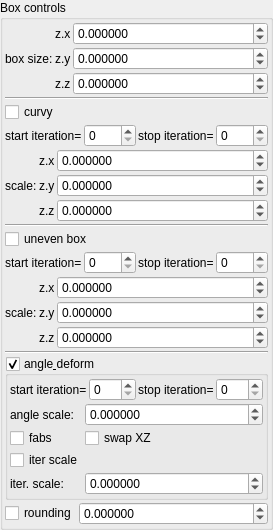
    <widget class="QGroupBox" name="groupBox">
     <property name="title">
      <string>Box controls</string>
     </property>
     <layout class="QVBoxLayout" name="verticalLayout_3" stretch="0,0,0,0,0,0,0,0,0,0">
      <property name="spacing">
       <number>2</number>
      </property>
      <property name="leftMargin">
       <number>2</number>
      </property>
      <property name="topMargin">
       <number>2</number>
      </property>
      <property name="rightMargin">
       <number>2</number>
      </property>
      <property name="bottomMargin">
       <number>2</number>
      </property>
      <item>
       <layout class="QGridLayout" name="gridLayout_18" columnstretch="0,0,1">
        <property name="spacing">
         <number>2</number>
        </property>
        <item row="1" column="0">
         <widget class="QLabel" name="label_110">
          <property name="text">
           <string>box size:</string>
          </property>
         </widget>
        </item>
        <item row="2" column="1">
         <widget class="QLabel" name="label_124">
          <property name="text">
           <string notr="true">z.z</string>
          </property>
         </widget>
        </item>
        <item row="1" column="2">
         <widget class="MyDoubleSpinBox" name="spinbox3_transf_addition_constant_111_y">
          <property name="sizePolicy">
           <sizepolicy hsizetype="Minimum" vsizetype="Maximum">
            <horstretch>0</horstretch>
            <verstretch>0</verstretch>
           </sizepolicy>
          </property>
          <property name="prefix">
           <string/>
          </property>
          <property name="suffix">
           <string/>
          </property>
          <property name="decimals">
           <number>6</number>
          </property>
          <property name="minimum">
           <double>-99.989999999999995</double>
          </property>
          <property name="maximum">
           <double>99.989999999999995</double>
          </property>
          <property name="singleStep">
           <double>0.100000000000000</double>
          </property>
         </widget>
        </item>
        <item row="0" column="2">
         <widget class="MyDoubleSpinBox" name="spinbox3_transf_addition_constant_111_x">
          <property name="sizePolicy">
           <sizepolicy hsizetype="Minimum" vsizetype="Maximum">
            <horstretch>0</horstretch>
            <verstretch>0</verstretch>
           </sizepolicy>
          </property>
          <property name="prefix">
           <string/>
          </property>
          <property name="suffix">
           <string/>
          </property>
          <property name="decimals">
           <number>6</number>
          </property>
          <property name="minimum">
           <double>-99.989999999999995</double>
          </property>
          <property name="maximum">
           <double>99.989999999999995</double>
          </property>
          <property name="singleStep">
           <double>0.100000000000000</double>
          </property>
         </widget>
        </item>
        <item row="2" column="2">
         <widget class="MyDoubleSpinBox" name="spinbox3_transf_addition_constant_111_z">
          <property name="sizePolicy">
           <sizepolicy hsizetype="Minimum" vsizetype="Maximum">
            <horstretch>0</horstretch>
            <verstretch>0</verstretch>
           </sizepolicy>
          </property>
          <property name="prefix">
           <string/>
          </property>
          <property name="suffix">
           <string/>
          </property>
          <property name="decimals">
           <number>6</number>
          </property>
          <property name="minimum">
           <double>-99.989999999999995</double>
          </property>
          <property name="maximum">
           <double>99.989999999999995</double>
          </property>
          <property name="singleStep">
           <double>0.100000000000000</double>
          </property>
         </widget>
        </item>
        <item row="0" column="1">
         <widget class="QLabel" name="label_139">
          <property name="text">
           <string notr="true">z.x</string>
          </property>
         </widget>
        </item>
        <item row="1" column="1">
         <widget class="QLabel" name="label_137">
          <property name="text">
           <string notr="true">z.y</string>
          </property>
         </widget>
        </item>
       </layout>
      </item>
      <item>
       <widget class="Line" name="line">
        <property name="orientation">
         <enum>Qt::Horizontal</enum>
        </property>
       </widget>
      </item>
      <item>
       <widget class="MyCheckBox" name="checkBox_transf_function_enabledT_false">
        <property name="text">
         <string>curvy</string>
        </property>
       </widget>
      </item>
      <item>
       <layout class="QHBoxLayout" name="horizontalLayout_7" stretch="0,1,0,1">
        <property name="topMargin">
         <number>0</number>
        </property>
        <item>
         <widget class="QLabel" name="label_80">
          <property name="text">
           <string>start iteration=</string>
          </property>
          <property name="wordWrap">
           <bool>true</bool>
          </property>
         </widget>
        </item>
        <item>
         <widget class="MySpinBox" name="spinboxInt_transf_start_iterations_T">
          <property name="sizePolicy">
           <sizepolicy hsizetype="Minimum" vsizetype="Maximum">
            <horstretch>0</horstretch>
            <verstretch>0</verstretch>
           </sizepolicy>
          </property>
          <property name="minimum">
           <number>0</number>
          </property>
          <property name="maximum">
           <number>999</number>
          </property>
          <property name="value">
           <number>0</number>
          </property>
         </widget>
        </item>
        <item>
         <widget class="QLabel" name="label_65">
          <property name="text">
           <string>stop iteration=</string>
          </property>
          <property name="wordWrap">
           <bool>true</bool>
          </property>
         </widget>
        </item>
        <item>
         <widget class="MySpinBox" name="spinboxInt_transf_stop_iterations_T">
          <property name="sizePolicy">
           <sizepolicy hsizetype="Preferred" vsizetype="Maximum">
            <horstretch>0</horstretch>
            <verstretch>0</verstretch>
           </sizepolicy>
          </property>
          <property name="maximum">
           <number>999</number>
          </property>
         </widget>
        </item>
       </layout>
      </item>
      <item>
       <layout class="QGridLayout" name="gridLayout_15" columnstretch="0,0,1">
        <property name="spacing">
         <number>2</number>
        </property>
        <item row="2" column="2">
         <widget class="MyDoubleSpinBox" name="spinbox3_transf_constant_multiplier_000_z">
          <property name="sizePolicy">
           <sizepolicy hsizetype="Minimum" vsizetype="Maximum">
            <horstretch>0</horstretch>
            <verstretch>0</verstretch>
           </sizepolicy>
          </property>
          <property name="prefix">
           <string/>
          </property>
          <property name="suffix">
           <string/>
          </property>
          <property name="decimals">
           <number>6</number>
          </property>
          <property name="minimum">
           <double>-99.989999999999995</double>
          </property>
          <property name="maximum">
           <double>99.989999999999995</double>
          </property>
          <property name="singleStep">
           <double>0.100000000000000</double>
          </property>
         </widget>
        </item>
        <item row="2" column="1">
         <widget class="QLabel" name="label_134">
          <property name="text">
           <string notr="true">z.z</string>
          </property>
         </widget>
        </item>
        <item row="1" column="2">
         <widget class="MyDoubleSpinBox" name="spinbox3_transf_constant_multiplier_000_y">
          <property name="sizePolicy">
           <sizepolicy hsizetype="Minimum" vsizetype="Maximum">
            <horstretch>0</horstretch>
            <verstretch>0</verstretch>
           </sizepolicy>
          </property>
          <property name="prefix">
           <string/>
          </property>
          <property name="suffix">
           <string/>
          </property>
          <property name="decimals">
           <number>6</number>
          </property>
          <property name="minimum">
           <double>-99.989999999999995</double>
          </property>
          <property name="maximum">
           <double>99.989999999999995</double>
          </property>
          <property name="singleStep">
           <double>0.100000000000000</double>
          </property>
         </widget>
        </item>
        <item row="0" column="2">
         <widget class="MyDoubleSpinBox" name="spinbox3_transf_constant_multiplier_000_x">
          <property name="sizePolicy">
           <sizepolicy hsizetype="Minimum" vsizetype="Maximum">
            <horstretch>0</horstretch>
            <verstretch>0</verstretch>
           </sizepolicy>
          </property>
          <property name="prefix">
           <string/>
          </property>
          <property name="suffix">
           <string/>
          </property>
          <property name="decimals">
           <number>6</number>
          </property>
          <property name="minimum">
           <double>-99.989999999999995</double>
          </property>
          <property name="maximum">
           <double>99.989999999999995</double>
          </property>
          <property name="singleStep">
           <double>0.100000000000000</double>
          </property>
         </widget>
        </item>
        <item row="0" column="1">
         <widget class="QLabel" name="label_130">
          <property name="text">
           <string notr="true">z.x</string>
          </property>
         </widget>
        </item>
        <item row="1" column="1">
         <widget class="QLabel" name="label_132">
          <property name="text">
           <string notr="true">z.y</string>
          </property>
         </widget>
        </item>
        <item row="0" column="0" rowspan="3">
         <widget class="QLabel" name="label_114">
          <property name="text">
           <string>scale:</string>
          </property>
         </widget>
        </item>
        <item row="3" column="0" colspan="3">
         <widget class="Line" name="line_2">
          <property name="orientation">
           <enum>Qt::Horizontal</enum>
          </property>
         </widget>
        </item>
       </layout>
      </item>
      <item>
       <widget class="MyCheckBox" name="checkBox_transf_function_enabledM_false">
        <property name="text">
         <string>uneven box</string>
        </property>
       </widget>
      </item>
      <item>
       <layout class="QHBoxLayout" name="horizontalLayout_9" stretch="0,1,0,1">
        <property name="topMargin">
         <number>0</number>
        </property>
        <item>
         <widget class="QLabel" name="label_81">
          <property name="text">
           <string>start iteration=</string>
          </property>
          <property name="wordWrap">
           <bool>true</bool>
          </property>
         </widget>
        </item>
        <item>
         <widget class="MySpinBox" name="spinboxInt_transf_start_iterations_M">
          <property name="sizePolicy">
           <sizepolicy hsizetype="Minimum" vsizetype="Maximum">
            <horstretch>0</horstretch>
            <verstretch>0</verstretch>
           </sizepolicy>
          </property>
          <property name="minimum">
           <number>0</number>
          </property>
          <property name="maximum">
           <number>999</number>
          </property>
          <property name="value">
           <number>0</number>
          </property>
         </widget>
        </item>
        <item>
         <widget class="QLabel" name="label_67">
          <property name="text">
           <string>stop iteration=</string>
          </property>
          <property name="wordWrap">
           <bool>true</bool>
          </property>
         </widget>
        </item>
        <item>
         <widget class="MySpinBox" name="spinboxInt_transf_stop_iterations_M">
          <property name="sizePolicy">
           <sizepolicy hsizetype="Preferred" vsizetype="Maximum">
            <horstretch>0</horstretch>
            <verstretch>0</verstretch>
           </sizepolicy>
          </property>
          <property name="maximum">
           <number>999</number>
          </property>
         </widget>
        </item>
       </layout>
      </item>
      <item>
       <layout class="QGridLayout" name="gridLayout_16" columnstretch="0,0,1">
        <property name="spacing">
         <number>2</number>
        </property>
        <item row="0" column="2">
         <widget class="MyDoubleSpinBox" name="spinbox3_transf_scale3D_000_x">
          <property name="sizePolicy">
           <sizepolicy hsizetype="Minimum" vsizetype="Maximum">
            <horstretch>0</horstretch>
            <verstretch>0</verstretch>
           </sizepolicy>
          </property>
          <property name="prefix">
           <string/>
          </property>
          <property name="suffix">
           <string/>
          </property>
          <property name="decimals">
           <number>6</number>
          </property>
          <property name="minimum">
           <double>-99.989999999999995</double>
          </property>
          <property name="maximum">
           <double>99.989999999999995</double>
          </property>
          <property name="singleStep">
           <double>0.100000000000000</double>
          </property>
         </widget>
        </item>
        <item row="0" column="1">
         <widget class="QLabel" name="label_131">
          <property name="text">
           <string notr="true">z.x</string>
          </property>
         </widget>
        </item>
        <item row="1" column="1">
         <widget class="QLabel" name="label_133">
          <property name="text">
           <string notr="true">z.y</string>
          </property>
         </widget>
        </item>
        <item row="2" column="2">
         <widget class="MyDoubleSpinBox" name="spinbox3_transf_scale3D_000_z">
          <property name="sizePolicy">
           <sizepolicy hsizetype="Minimum" vsizetype="Maximum">
            <horstretch>0</horstretch>
            <verstretch>0</verstretch>
           </sizepolicy>
          </property>
          <property name="prefix">
           <string/>
          </property>
          <property name="suffix">
           <string/>
          </property>
          <property name="decimals">
           <number>6</number>
          </property>
          <property name="minimum">
           <double>-99.989999999999995</double>
          </property>
          <property name="maximum">
           <double>99.989999999999995</double>
          </property>
          <property name="singleStep">
           <double>0.100000000000000</double>
          </property>
         </widget>
        </item>
        <item row="1" column="2">
         <widget class="MyDoubleSpinBox" name="spinbox3_transf_scale3D_000_y">
          <property name="sizePolicy">
           <sizepolicy hsizetype="Minimum" vsizetype="Maximum">
            <horstretch>0</horstretch>
            <verstretch>0</verstretch>
           </sizepolicy>
          </property>
          <property name="prefix">
           <string/>
          </property>
          <property name="suffix">
           <string/>
          </property>
          <property name="decimals">
           <number>6</number>
          </property>
          <property name="minimum">
           <double>-99.989999999999995</double>
          </property>
          <property name="maximum">
           <double>99.989999999999995</double>
          </property>
          <property name="singleStep">
           <double>0.100000000000000</double>
          </property>
         </widget>
        </item>
        <item row="2" column="1">
         <widget class="QLabel" name="label_135">
          <property name="text">
           <string notr="true">z.z</string>
          </property>
         </widget>
        </item>
        <item row="0" column="0" rowspan="3">
         <widget class="QLabel" name="label_115">
          <property name="text">
           <string>scale:</string>
          </property>
         </widget>
        </item>
        <item row="3" column="0" colspan="3">
         <widget class="Line" name="line_3">
          <property name="orientation">
           <enum>Qt::Horizontal</enum>
          </property>
         </widget>
        </item>
       </layout>
      </item>
      <item>
       <widget class="MyGroupBox" name="groupCheck_transf_function_enabledN_false">
        <property name="toolTip">
         <string/>
        </property>
        <property name="title">
         <string>angle&amp; deform</string>
        </property>
        <property name="checkable">
         <bool>true</bool>
        </property>
        <layout class="QVBoxLayout" name="verticalLayout_35" stretch="0,0">
         <property name="spacing">
          <number>2</number>
         </property>
         <property name="leftMargin">
          <number>2</number>
         </property>
         <property name="topMargin">
          <number>2</number>
         </property>
         <property name="rightMargin">
          <number>2</number>
         </property>
         <property name="bottomMargin">
          <number>2</number>
         </property>
         <item>
          <layout class="QHBoxLayout" name="horizontalLayout_10" stretch="0,1,0,1">
           <property name="topMargin">
            <number>0</number>
           </property>
           <item>
            <widget class="QLabel" name="label_82">
             <property name="text">
              <string>start iteration=</string>
             </property>
             <property name="wordWrap">
              <bool>true</bool>
             </property>
            </widget>
           </item>
           <item>
            <widget class="MySpinBox" name="spinboxInt_transf_start_iterations_N">
             <property name="sizePolicy">
              <sizepolicy hsizetype="Minimum" vsizetype="Maximum">
               <horstretch>0</horstretch>
               <verstretch>0</verstretch>
              </sizepolicy>
             </property>
             <property name="minimum">
              <number>0</number>
             </property>
             <property name="maximum">
              <number>999</number>
             </property>
             <property name="value">
              <number>0</number>
             </property>
            </widget>
           </item>
           <item>
            <widget class="QLabel" name="label_68">
             <property name="text">
              <string>stop iteration=</string>
             </property>
             <property name="wordWrap">
              <bool>true</bool>
             </property>
            </widget>
           </item>
           <item>
            <widget class="MySpinBox" name="spinboxInt_transf_stop_iterations_N">
             <property name="sizePolicy">
              <sizepolicy hsizetype="Preferred" vsizetype="Maximum">
               <horstretch>0</horstretch>
               <verstretch>0</verstretch>
              </sizepolicy>
             </property>
             <property name="maximum">
              <number>999</number>
             </property>
            </widget>
           </item>
          </layout>
         </item>
         <item>
          <layout class="QGridLayout" name="gridLayout_17" columnstretch="0,1">
           <property name="spacing">
            <number>2</number>
           </property>
           <item row="1" column="1">
            <widget class="MyCheckBox" name="checkBox_transf_function_enabledO_false">
             <property name="text">
              <string>swap XZ</string>
             </property>
            </widget>
           </item>
           <item row="2" column="0">
            <widget class="MyCheckBox" name="checkBox_transf_function_enabledAx_false">
             <property name="text">
              <string>iter scale</string>
             </property>
            </widget>
           </item>
           <item row="0" column="0">
            <widget class="QLabel" name="label_116">
             <property name="text">
              <string>angle scale:</string>
             </property>
            </widget>
           </item>
           <item row="0" column="1">
            <widget class="MyDoubleSpinBox" name="spinbox_transf_angle_0">
             <property name="sizePolicy">
              <sizepolicy hsizetype="Minimum" vsizetype="Maximum">
               <horstretch>0</horstretch>
               <verstretch>0</verstretch>
              </sizepolicy>
             </property>
             <property name="prefix">
              <string/>
             </property>
             <property name="suffix">
              <string/>
             </property>
             <property name="decimals">
              <number>6</number>
             </property>
             <property name="minimum">
              <double>-99.989999999999995</double>
             </property>
             <property name="maximum">
              <double>99.989999999999995</double>
             </property>
             <property name="singleStep">
              <double>0.100000000000000</double>
             </property>
            </widget>
           </item>
           <item row="1" column="0">
            <widget class="MyCheckBox" name="checkBox_transf_function_enabledAz_false">
             <property name="text">
              <string notr="true">fabs</string>
             </property>
            </widget>
           </item>
           <item row="3" column="1" rowspan="4">
            <widget class="MyDoubleSpinBox" name="spinbox_transf_offset_1">
             <property name="sizePolicy">
              <sizepolicy hsizetype="Minimum" vsizetype="Maximum">
               <horstretch>0</horstretch>
               <verstretch>0</verstretch>
              </sizepolicy>
             </property>
             <property name="prefix">
              <string/>
             </property>
             <property name="suffix">
              <string/>
             </property>
             <property name="decimals">
              <number>6</number>
             </property>
             <property name="minimum">
              <double>-99.989999999999995</double>
             </property>
             <property name="maximum">
              <double>99.989999999999995</double>
             </property>
             <property name="singleStep">
              <double>0.100000000000000</double>
             </property>
            </widget>
           </item>
           <item row="3" column="0" rowspan="4">
            <widget class="QLabel" name="label_117">
             <property name="text">
              <string>iter. scale:</string>
             </property>
            </widget>
           </item>
          </layout>
         </item>
        </layout>
       </widget>
      </item>
      <item>
       <layout class="QGridLayout" name="gridLayout_68" columnstretch="0,1">
        <property name="spacing">
         <number>2</number>
        </property>
        <item row="1" column="1">
         <widget class="MyDoubleSpinBox" name="spinbox_transf_offsetB_0">
          <property name="enabled">
           <bool>true</bool>
          </property>
          <property name="sizePolicy">
           <sizepolicy hsizetype="Minimum" vsizetype="Maximum">
            <horstretch>0</horstretch>
            <verstretch>0</verstretch>
           </sizepolicy>
          </property>
          <property name="prefix">
           <string/>
          </property>
          <property name="suffix">
           <string/>
          </property>
          <property name="decimals">
           <number>6</number>
          </property>
          <property name="minimum">
           <double>-99.998999999999995</double>
          </property>
          <property name="maximum">
           <double>99.998999999999995</double>
          </property>
          <property name="singleStep">
           <double>0.010000000000000</double>
          </property>
         </widget>
        </item>
        <item row="1" column="0">
         <widget class="MyCheckBox" name="checkBox_transf_function_enabledE_false">
          <property name="text">
           <string>rounding</string>
          </property>
         </widget>
        </item>
       </layout>
      </item>
     </layout>
    </widget>
